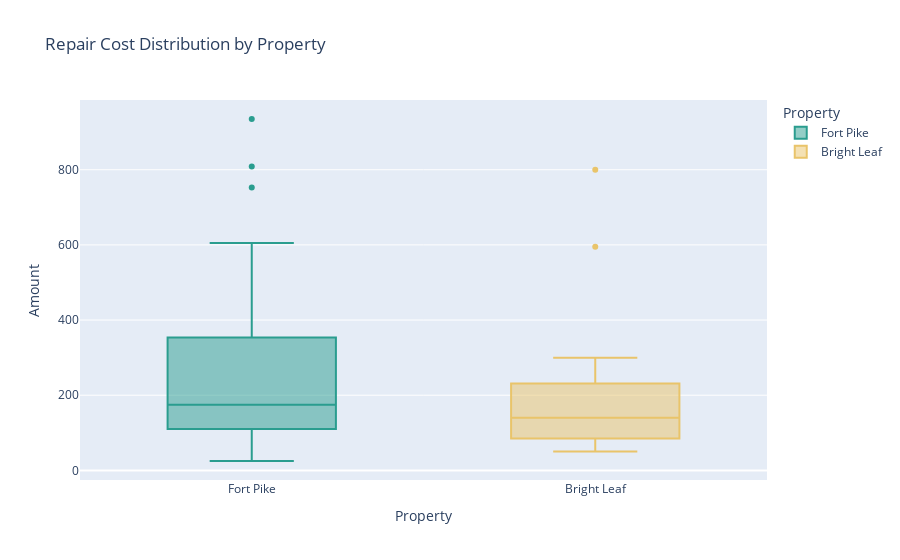

Source (notebook cell):
### Code cell
fig = px.box(repairs, x="Property", y="Amount", color="Property", title="Repair Cost Distribution by Property", color_discrete_map={
        'Fort Pike': '#2a9d8f',
        'Bright Leaf': '#e9c46a'
    })
fig

### Figure 1 — Plotly figure (JSON) as saved in the notebook; plotly's stock layout.template omitted (floating-point values rounded to 4 significant figures)
{"data": [{"alignmentgroup": "True", "hovertemplate": "Property=%{x}<br>Amount=%{y}<extra></extra>", "legendgroup": "Fort Pike", "marker": {"color": "#2a9d8f"}, "name": "Fort Pike", "notched": false, "offsetgroup": "Fort Pike", "orientation": "v", "showlegend": true, "type": "box", "x": ["Fort Pike", "Fort Pike", "Fort Pike", "Fort Pike", "Fort Pike", "Fort Pike", "Fort Pike", "Fort Pike", "Fort Pike", "Fort Pike", "Fort Pike", "Fort Pike", "Fort Pike", "Fort Pike", "Fort Pike", "Fort Pike", "Fort Pike", "Fort Pike", "Fort Pike", "Fort Pike", "Fort Pike", "Fort Pike", "Fort Pike", "Fort Pike", "Fort Pike", "Fort Pike", "Fort Pike", "Fort Pike", "Fort Pike", "Fort Pike", "Fort Pike", "Fort Pike", "Fort Pike", "Fort Pike", "Fort Pike", "Fort Pike", "Fort Pike", "Fort Pike", "Fort Pike", "Fort Pike", "Fort Pike", "Fort Pike", "Fort Pike"], "x0": " ", "xaxis": "x", "y": [360, 86, 160, 68, 215, 175, 75, 165, 110, 55, 605, 260.5, 520, 200, 140, 147.5, 35, 935, 265, 753, 473.8, 105, 175, 505, 120, 563.2, 265, 202.4, 25, 808.3, 185, 140, 110, 105, 230, 383.8, 285, 110, 120, 114, 80, 375, 335], "y0": " ", "yaxis": "y"}, {"alignmentgroup": "True", "hovertemplate": "Property=%{x}<br>Amount=%{y}<extra></extra>", "legendgroup": "Bright Leaf", "marker": {"color": "#e9c46a"}, "name": "Bright Leaf", "notched": false, "offsetgroup": "Bright Leaf", "orientation": "v", "showlegend": true, "type": "box", "x": ["Bright Leaf", "Bright Leaf", "Bright Leaf", "Bright Leaf", "Bright Leaf", "Bright Leaf", "Bright Leaf", "Bright Leaf", "Bright Leaf", "Bright Leaf", "Bright Leaf", "Bright Leaf", "Bright Leaf", "Bright Leaf", "Bright Leaf", "Bright Leaf"], "x0": " ", "xaxis": "x", "y": [225, 195, 237, 125, 105, 50, 95, 595, 220.0, 300, 85, 50, 155, 85, 800, 85], "y0": " ", "yaxis": "y"}], "layout": {"boxmode": "overlay", "legend": {"title": {"text": "Property"}, "tracegroupgap": 0}, "title": {"text": "Repair Cost Distribution by Property"}, "xaxis": {"anchor": "y", "categoryarray": ["Fort Pike", "Bright Leaf"], "categoryorder": "array", "domain": [0, 1], "title": {"text": "Property"}}, "yaxis": {"anchor": "x", "domain": [0, 1], "title": {"text": "Amount"}}}}
